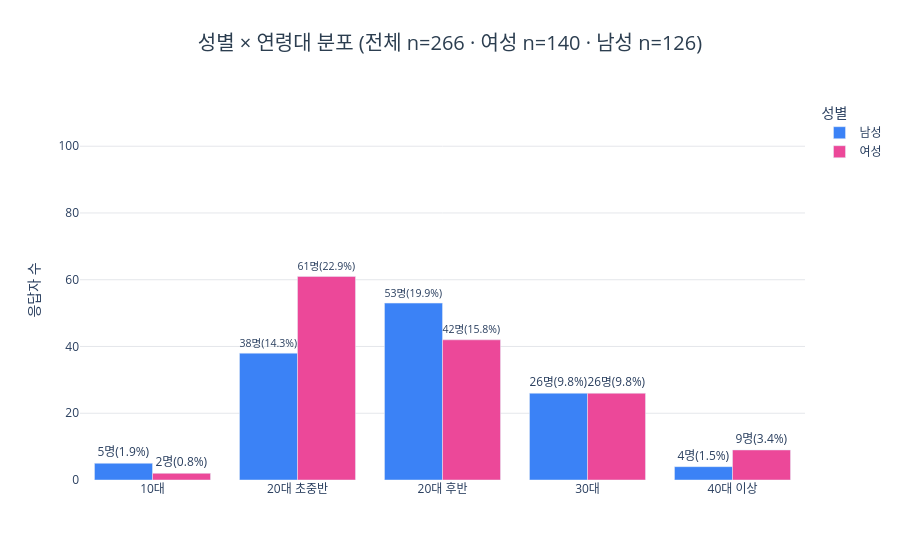

Here is the notebook cell this chart was saved with:
### Code cell
female_total = int(gender_age['여성'].sum()) if '여성' in gender_age.columns else 0
male_total = int(gender_age['남성'].sum()) if '남성' in gender_age.columns else 0
gender_age_total = int(gender_age.values.sum())

fig = go.Figure()
for gender, color in [('남성','#3B82F6'), ('여성','#EC4899')]:
    if gender in gender_age.columns:
        fig.add_trace(go.Bar(
            name=gender,
            x=gender_age.index,
            y=gender_age[gender],
            marker_color=color,
            text=[f"{int(cnt)}명({cnt / gender_age_total * 100:.1f}%)" for cnt in gender_age[gender]],
            textposition='outside',
        ))
fig.update_layout(
    title=dict(text=f'성별 × 연령대 분포 (전체 n={gender_age_total} · 여성 n={female_total} · 남성 n={male_total})',
                x=0.5, xanchor='center', font=dict(size=20, color='#2c3e50')),
    barmode='group',
    plot_bgcolor='white', paper_bgcolor='white',
    yaxis=dict(gridcolor='#e5e7eb', title='응답자 수', range=[0, age_counts['응답자 수'].max() * 1.15]),
    xaxis=dict(title=''),
    legend=dict(title='성별'),
)
fig.show()

### Figure 1 — Plotly figure (JSON) as saved in the notebook; plotly's stock layout.template omitted (floating-point values rounded to 4 significant figures)
{"data": [{"marker": {"color": "#3B82F6"}, "name": "남성", "text": ["5명(1.9%)", "38명(14.3%)", "53명(19.9%)", "26명(9.8%)", "4명(1.5%)"], "textposition": "outside", "type": "bar", "x": ["10대", "20대 초중반", "20대 후반", "30대", "40대 이상"], "y": [5, 38, 53, 26, 4]}, {"marker": {"color": "#EC4899"}, "name": "여성", "text": ["2명(0.8%)", "61명(22.9%)", "42명(15.8%)", "26명(9.8%)", "9명(3.4%)"], "textposition": "outside", "type": "bar", "x": ["10대", "20대 초중반", "20대 후반", "30대", "40대 이상"], "y": [2, 61, 42, 26, 9]}], "layout": {"barmode": "group", "legend": {"title": {"text": "성별"}}, "paper_bgcolor": "white", "plot_bgcolor": "white", "title": {"font": {"color": "#2c3e50", "size": 20}, "text": "성별 × 연령대 분포 (전체 n=266 · 여성 n=140 · 남성 n=126)", "x": 0.5, "xanchor": "center"}, "xaxis": {"title": {"text": ""}}, "yaxis": {"gridcolor": "#e5e7eb", "range": [0, 113.8], "title": {"text": "응답자 수"}}}}
